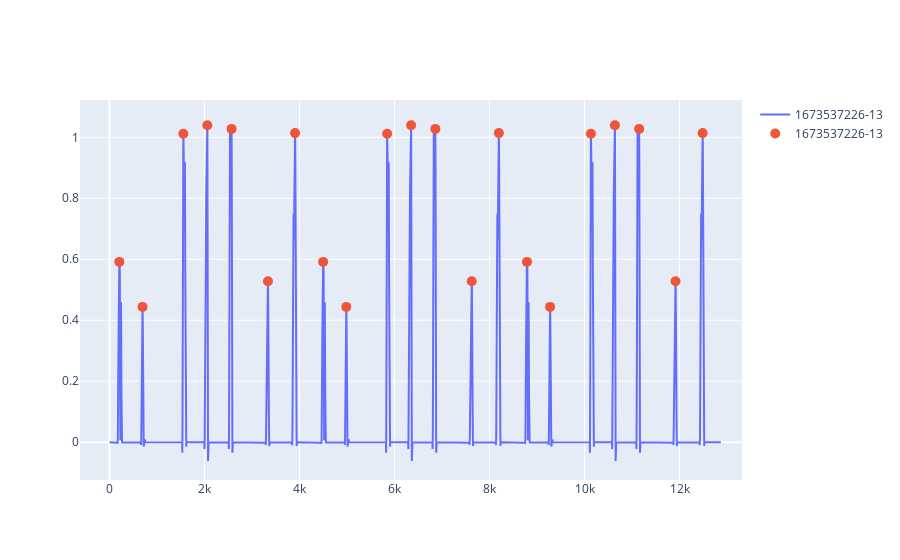

The cell this chart's notebook holds for it:
### Code cell
# create one plotly figure
fig = go.Figure()
all_minima = []
for df in laps:
    df = analyzer.drop_decreasing(df)
    df = analyzer.resample(df, freq=1)
    df = analyzer.extend_lap(df)

    # smooth the laps
    window_length = 20  # meters
    df["Brake"] = savgol_filter(df["Brake"], window_length, 2)

    # remove points less than 0
    # df = df[df["Brake"] >= 0]

    fig.add_scatter(
        x=df["DistanceRoundTrack"],
        y=df["Brake"],
        mode="lines",
        marker=dict(size=2),
        name=df["id"].iloc[0],
    )
    extrema = analyzer.local_maxima(df, column="Brake", points=50)
    print(f"number of minima {len(extrema)} for lap {df['id'].iloc[0]}")
    all_minima.append(extrema)

    fig.add_scatter(
        x=extrema["DistanceRoundTrack"],
        y=extrema["Brake"],
        mode="markers",
        marker=dict(size=10),
        name=df["id"].iloc[0],
    )
    # break

fig.show()

### Figure 1 — Plotly figure (JSON) as saved in the notebook; plotly's stock layout.template omitted (floating-point values rounded to 4 significant figures; data arrays with more than 128 entries replaced by an {"elided": "..."} marker saying what was removed)
{"data": [{"marker": {"size": 2}, "mode": "lines", "name": "1673537226-13", "type": "scatter", "x": {"elided": "12867 float values"}, "y": {"elided": "12867 float values"}}, {"marker": {"size": 10}, "mode": "markers", "name": "1673537226-13", "type": "scatter", "x": [207.9, 695.9, 1555.0, 2060.0, 2570.0, 3336.0, 3907.0, 4498.0, 4986.0, 5845.0, 6350.0, 6860.0, 7626.0, 8197.0, 8788.0, 9276.0, 10130.0, 10640.0, 11150.0, 11920.0, 12490.0], "y": [0.5913, 0.4436, 1.011, 1.04, 1.028, 0.5279, 1.014, 0.5913, 0.4436, 1.011, 1.04, 1.028, 0.5279, 1.014, 0.5913, 0.4436, 1.011, 1.04, 1.028, 0.5279, 1.014]}], "layout": {}}
